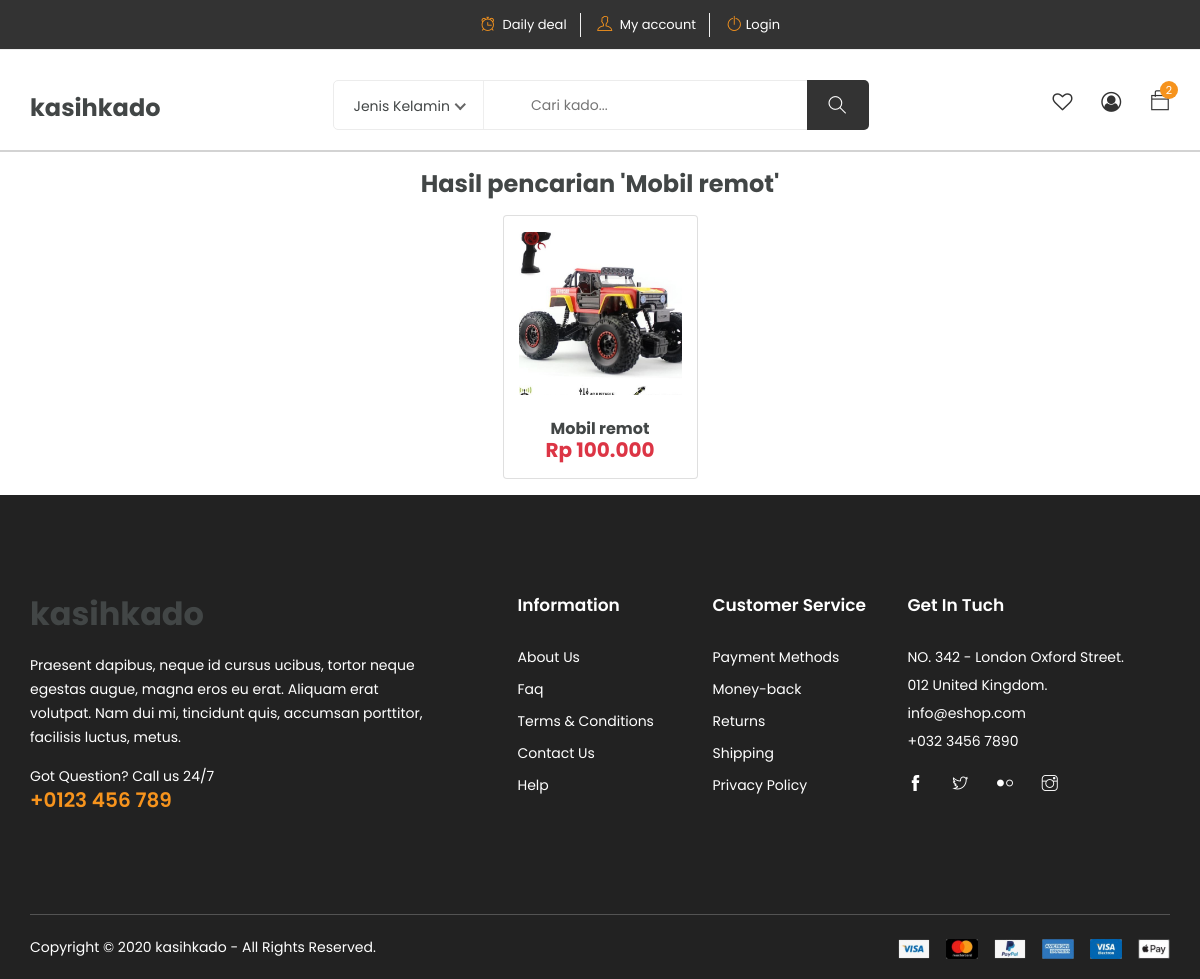
Screenshot of /search.php?cari=Mobil remot with the database file from the repository.
### tables this page shows
CREATE TABLE `barang` (
  `id_barang` int(11) NOT NULL,
  `nama_barang` varchar(100) NOT NULL,
  `harga_brg` int(20) NOT NULL,
  `jml_barang` int(11) NOT NULL,
  `deskripsi` text NOT NULL,
  `foto` varchar(100) NOT NULL,
  `id_kategori` int(11) NOT NULL,
  `FileFoto` longblob NOT NULL
);

### search.php (the view, shortened to what this page needs)
<?php
require_once ("koneksi.php");
?>
<!DOCTYPE html>
<html lang="zxx">
<head>
	<link rel="stylesheet" href="public/css/bootstrap.css">
    <link rel="stylesheet" href="public/css/magnific-popup.min.css">
    <link rel="stylesheet" href="public/css/font-awesome.css">
	<link rel="stylesheet" href="public/css/jquery.fancybox.min.css">
    <link rel="stylesheet" href="public/css/themify-icons.css">
    <link rel="stylesheet" href="public/css/niceselect.css">
    <link rel="stylesheet" href="public/css/animate.css">
    <link rel="stylesheet" href="public/css/flex-slider.min.css">
    <link rel="stylesheet" href="public/css/owl-carousel.css">
    <link rel="stylesheet" href="public/css/slicknav.min.css">
	<link rel="stylesheet" href="public/css/reset.css">
	<link rel="stylesheet" href="public/style.css">
    <link rel="stylesheet" href="public/css/responsive.css">
</head>
<body class="js body-margin-search">
	<?php
	include "header.php";
	?>
    <div class="container" style="margin-top: 30px;">
        <div class="row">
            <div class="col-12">
                <div class="text-center">
                    <h4>Hasil pencarian <?php if($cari = $_GET['cari']) {echo "'".$_GET['cari']."'";} ?> </h4>
                </div>
            </div>
        </div>
    </div>
        <?php
        $batas = 12;
        $halaman = isset($_GET['halaman'])?(int)$_GET['halaman'] : 1;
        $halaman_awal = ($halaman>1) ? ($halaman * $batas) - $batas : 0;
            if(isset($_GET['cari'])){
                $cari = $_GET['cari'];
                $jeniskelamin = $_GET['jeniskelamin'];
                $data_barang = mysqli_query($con, "SELECT * FROM barang JOIN kategori ON barang.id_kategori=kategori.id_kategori where barang.nama_barang like '%".$cari."%' AND (kategori.jk LIKE '%".$jeniskelamin."%')  ORDER BY barang.id_barang DESC LIMIT $halaman_awal, $batas");
			}
			?>
		<div class="container">
			<div class="row  justify-content-center">
		<?php
	    	while ($record= mysqli_fetch_array($data_barang)) {
	    ?>
            <div class="col-md-2 card text-center m-3" style="width: 18rem; ">
                <form method="post">
                    <div>
						<img class="mt-3" src="public/images/product/<?php echo $record['foto'];  ?>"  width="200px" height="200px" /><br/></br>
                        <h6 class="judul-barang"><?php echo $record['nama_barang']; ?></h6>
                        <h5 class="text-danger mb-3"><?php echo "Rp ".number_format($record['harga_brg'],0,",",".");  ?></h5>
                    </div>
                </form>
			</div>
            <?php
            }
            ?>
        </div>
    </div>
	<?php
	include"footer.php";
	?>
</body>
</html>

### rows the page displays
barang: foto (picture), nama_barang "Mobil remot", harga_brg "100.000"

### other values shown
$_GET['cari'] "Mobil remot"
